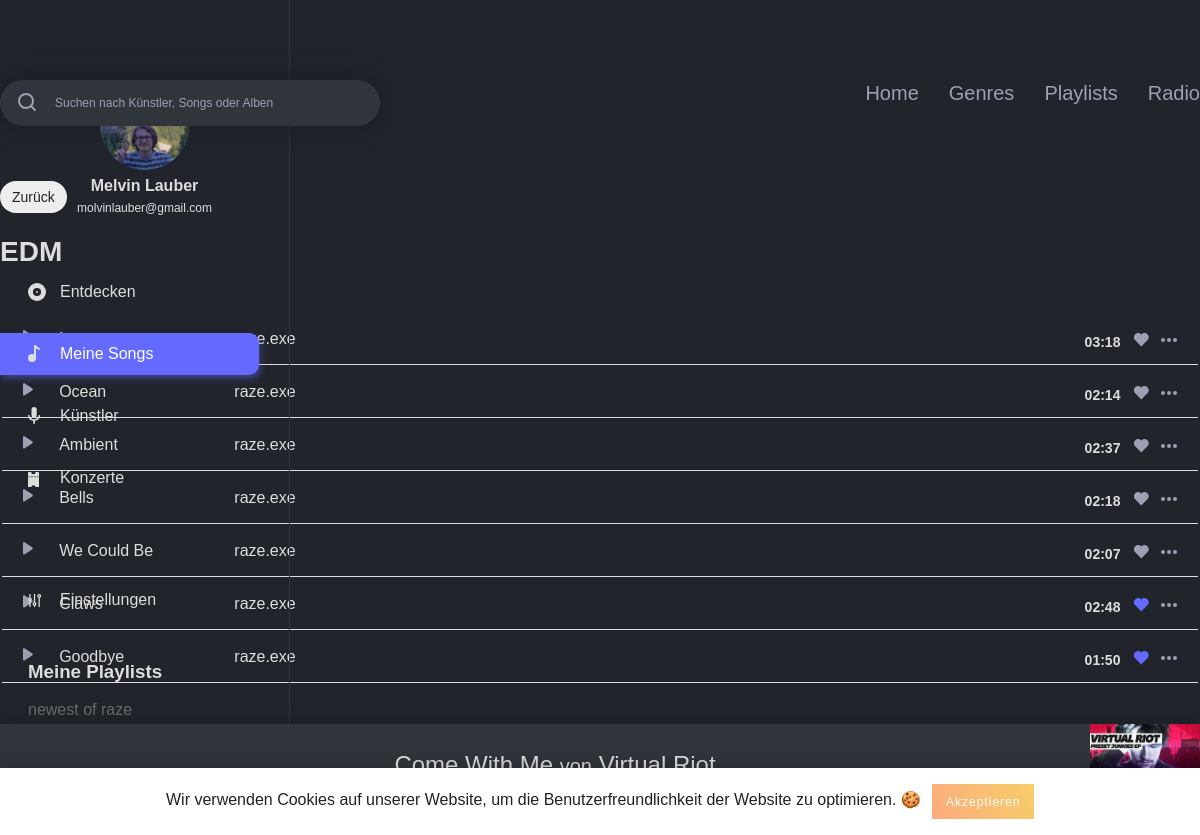
The page /genre_detail.php?genre_id=1 (signed in) on the database its author committed.
### tables this page shows
CREATE TABLE IF NOT EXISTS `users` (
  `id` int(11) NOT NULL AUTO_INCREMENT,
  `username` varchar(255) NOT NULL,
  `email` varchar(255) NOT NULL,
  `firstname` varchar(255) NOT NULL,
  `lastname` varchar(255) NOT NULL,
  `password_hash` varchar(255) NOT NULL,
  `password_token` varchar(255) NOT NULL,
  `is_artist` int(1) NOT NULL,
  `has_darkmode` tinyint(1) NOT NULL,
  PRIMARY KEY (`id`),
  UNIQUE KEY `username` (`username`),
  UNIQUE KEY `email` (`email`)
);

CREATE TABLE IF NOT EXISTS `playlist` (
  `playlist_id` int(11) NOT NULL AUTO_INCREMENT,
  `playlist_name` varchar(255) NOT NULL,
  `user_id` int(11) NOT NULL,
  `playlist_description` text NOT NULL,
  PRIMARY KEY (`playlist_id`),
  KEY `playlist_fk0` (`user_id`)
);

CREATE TABLE IF NOT EXISTS `song` (
  `song_id` int(11) NOT NULL AUTO_INCREMENT,
  `artist_id_link` int(11) NOT NULL,
  `song_name` varchar(255) NOT NULL,
  `album_id_link` int(11) NOT NULL,
  `length` varchar(255) NOT NULL,
  `genre_id` int(11) NOT NULL,
  PRIMARY KEY (`song_id`),
  KEY `song_fk0` (`artist_id_link`),
  KEY `song_fk1` (`album_id_link`),
  KEY `song_fk2` (`genre_id`)
);

CREATE TABLE IF NOT EXISTS `artist` (
  `artist_id` int(11) NOT NULL AUTO_INCREMENT,
  `user_id` int(11) NOT NULL,
  `artist_firstname` varchar(255) NOT NULL,
  `artist_lastname` varchar(255) NOT NULL,
  `biography` text NOT NULL,
  PRIMARY KEY (`artist_id`),
  KEY `artist_fk0` (`user_id`)
);

### includes/start.php (called while the page is built, shortened)
<?php
include 'config.php';
include 'db.php';
if (isset($_SESSION['user']['id']) && !empty($_SESSION['user']['id'])) {
	$statement = $pdo->prepare("SELECT * FROM `users` WHERE `id` = :id");
	$result = $statement->execute(array('id' => $_SESSION['user']['id']));
}
if (isset($_SESSION['user']['has_darkmode']) && $_SESSION['user']['has_darkmode'] == 1) {
	$body_class = 'dark';
}
else {
	$body_class = '';
}
?>

### config.php (called while the page is built)
<?php
$config = array(
	'admin' => TRUE,
	'testing' => FALSE,
	'home' => TRUE,
	'school' => FALSE,
	'limit_upload_songs' => 20
);
$config['genres'] = array(
	1 => 'EDM',
	2 => 'Future Bass',
	3 => 'Dubstep',
	4 => 'Pop',
	5 => 'Metal',
	6 => 'Death Metal',
	7 => 'Rock',
	8 => 'Chill'
);

### genre_detail.php (the view, shortened to what this page needs)
<?php
include 'includes/start.php';
if (isset($_GET['genre_id']) && $_GET['genre_id'] != 0) {
	$genre_id = $_GET['genre_id'];
}
$genre_song_query = "SELECT * FROM `song` songs
					INNER JOIN `artist` artists ON artists.artist_id = songs.artist_id_link
					WHERE `genre_id` = ".$genre_id;
?>
<!DOCTYPE html>
<html lang="de">
	<head>
		<?php include 'includes/meta_data.php'; ?>
	</head>
	<body class="<?php echo $body_class; ?>">
		<?php include 'includes/navigation_left.php'; ?>
		<?php include 'includes/playbar.php'; ?>
		<?php include 'includes/cookie_banner.php'; ?>
		<div class="main_content_wrapper">
			<div class="main_content_inner">
				<?php include 'includes/search_navi.php'; ?>
				<a class="back_link" href="javascript:history.back()"><?php echo BACK; ?></a>
				<h3 class="short_title"><?php echo $config['genres'][$genre_id]; ?></h3>
				<table class="saved_songs_list">
					<tbody>
						<?php
						foreach ($pdo->query($genre_song_query) as $genre_songs_data) {
							if (!empty($genre_songs_data)) {
								$statement_song = $pdo->prepare("SELECT `song_id` FROM `saved_songs` WHERE `song_id` = :song_id");
								$statement_song->bindParam(':song_id', $genre_songs_data['song_id']);
								$statement_song->execute();
								if ($statement_song->rowCount() > 0) {
									$like_class = 'liked';
								}
								else {
									$like_class = '';
								}
								?>
								<tr>
									<td class="play"><img src="img/assets/play.svg" class="svg" alt="play"></td>
									<td class="song_name"><?php echo $genre_songs_data['song_name']; ?></td>
									<td class="artist_name"><a href="artist_detail.php?artist_id=<?php echo $genre_songs_data['artist_id']; ?>"><?php echo $genre_songs_data['artist_firstname'].' '.$genre_songs_data['artist_lastname']; ?></a></td>
									<td class="actions"><span class="like_wrapper like_song like <?php echo $like_class; ?>" data-song=<?php echo $genre_songs_data['song_id']; ?>></span></td>
									<td class="length"><?php echo $genre_songs_data['length']; ?></td>
								</tr>
						<?php
							}
						} ?>
					</tbody>
				</table>
			</div>
		</div>
	</body>

### includes/meta_data.php (shortened to what this page needs)
<link rel="stylesheet" href="css/styles.css">

### includes/navigation_left.php (shortened to what this page needs)
<?php
if(isset($_SESSION['active'])) {
	$active_class = $_SESSION['active'];
}
$query = "SELECT * FROM `users` WHERE `id` = ".$_SESSION['user']['id'];
$playlist_query = "SELECT * FROM `playlist` WHERE `user_id` = ".$_SESSION['user']['id'];
?>
<div class="navigation_left">
	<div class="navigation_wrapper">
		<div class="profile">
			<h3 class="profile_name">
				<?php foreach ($pdo->query($query) as $user_data) {
					echo $user_data['firstname'].' '.$user_data['lastname'];
				} ?>
			</h3>
			<p class="profile_mail">
				<?php foreach ($pdo->query($query) as $user_data) {
					echo $user_data['email'];
				} ?>
			</p>
		</div>
		<div class="main_navigation">
			<ul>
				<li class="navigation_element <?php if($active_class === 'discover') { echo 'active'; } ?>"><a href="index.php"><img class="svg" src="img/assets/discover.svg" alt="<?php echo DISCOVER; ?>"><?php echo DISCOVER; ?></a></li>
				<li class="navigation_element <?php if($active_class === 'my_songs') { echo 'active'; } ?>"><a href="my_songs.php"><img class="svg" src="img/assets/my_songs.svg" alt="<?php echo MY_SONGS; ?>"><?php echo MY_SONGS; ?></a></li>
				<li class="navigation_element <?php if($active_class === 'artists') { echo 'active'; } ?>"><a href="artists.php"><img class="svg" src="img/assets/artists.svg" alt="<?php echo ARTISTS; ?>"><?php echo ARTISTS; ?></a></li>
				<li class="navigation_element <?php if($active_class === 'events') { echo 'active'; } ?>"><a href="events.php"><img class="svg" src="img/assets/events.svg" alt="<?php echo EVENTS; ?>"><?php echo EVENTS; ?></a></li>
				<li class="navigation_element <?php if($active_class === 'settings') { echo 'active'; } ?>"><a href="settings.php"><img class="svg" src="img/assets/settings_nav.svg" alt="<?php echo SETTINGS; ?>"><?php echo SETTINGS; ?></a></li>
			</ul>
		</div>
		<div class="playlist_wrapper">
			<h3 class="playlist_title"><?php echo MY_PLAYLISTS; ?></h3>
			<ul>
				<?php foreach ($pdo->query($playlist_query) as $playlist_data) { ?>
					<li class="playlist_element"><a href="playlist_overview.php?playlist_id=<?php echo $playlist_data['playlist_id']; ?>"><?php echo $playlist_data['playlist_name']; ?></a></li>
				<?php } ?>
			</ul>
		</div>
	</div>
</div>

### includes/playbar.php (shortened to what this page needs)
<div class="audio-player" style="position: fixed; bottom: 0; height: 111px; width: 100%; background: #fff; box-shadow: 0 -5px 14px rgba(0,0,0,0.16); z-index: 100;">
	<div class="player-controls scrubber">
		<p><a href="album_overview.php?album_id=1">Come With Me </a><small>von</small> <a href="artist_detail.php?artist_id=1">Virtual Riot</a></p>
		<span id="seekObjContainer">
		</span>
		<br>
	</div>
</div>

### includes/cookie_banner.php (shortened to what this page needs)
<div id="js-cookie-box" class="cookie-box cookie-box--hide">
Wir verwenden Cookies auf unserer Website, um die Benutzerfreundlichkeit der Website zu optimieren. 🍪 <span id="js-cookie-button" class="cookie-button">Akzeptieren</span>
</div>

### includes/search_navi.php (shortened to what this page needs)
<div id="search_navigation_wrap">
	<div class="search">
		<form class="search_form" action="" method="post">
			<input class="search_field" type="text" name="search" placeholder="Suchen nach Künstler, Songs oder Alben">
		</form>
	</div>
	<div id="navigation">
		<ul>
			<li class="main_navigation_element <?php if($active_class_meta === 'discover') { echo 'active'; } ?>"><a href="index.php"><?php echo HOME; ?></a></li>
			<li class="main_navigation_element <?php if($active_class_meta === 'genres') { echo 'active'; } ?>"><a href="genres.php"><?php echo GENRES; ?></a></li>
			<li class="main_navigation_element <?php if($active_class_meta === 'playlists') { echo 'active'; } ?>"><a href="playlists.php"><?php echo PLAYLISTS; ?></a></li>
			<li class="main_navigation_element <?php if($active_class_meta === 'radio') { echo 'active'; } ?>"><a href="radio.php"><?php echo RADIO; ?></a></li>
		</ul>
	</div>
</div>

### css/_config.css (style rules this page uses)
:root { --primary-color: #636AFD; --primary-color_light: #e0e1ff; --text: #222; --navigation_left: #6B6B6B; --border: #C7C7C7; --light_text: #9D9FB3; --button: #ededed; --border-bottom: #707070; --background_dark_mode: #21252B; --dark_mode_border: #30353B; --dark_mode_input: #30353B; --dark_mode_light: #DDDDDD; --standard_shadow: 0 3px 27px rgba(0,0,0,0.39); --standard_radius: 13px; --standard_transition: all 0.3s ease; }

### css/_basic.css (style rules this page uses)
body { font-family: 'DM Sans', sans-serif; margin: 0; padding: 0; color: var(--text); -webkit-font-smoothing: antialiased; -moz-osx-font-smoothing: grayscale; }
h3 { margin: 0; padding: 0; }
h3.short_title { font-size: 28px; line-height: 37px; font-weight: 700; color: var(--text); margin-bottom: 40px; }
ul { padding: 0; margin: 0; }
.back_link { display: inline-block; font-size: 14px; background: var(--button); color: var(--text); text-decoration: none; border-radius: 50px; padding: 8px 12px; text-align: center; box-sizing: border-box; margin-bottom: 20px; }
.main_content_wrapper { padding-top: 80px; }
.main_content_inner { max-width: 1200px; margin: 0 auto; padding-bottom: 150px; box-sizing: border-box; }
.profile { text-align: center; }
.audio-player { text-align: center; display: flex; flex-flow: row; }
.audio-player .player-controls { align-items: center; justify-content: center; flex: 3; }
.audio-player .player-controls p, .audio-player .player-controls p a { font-size: 24px; line-height: 32px; text-decoration: none; color: var(--text); margin: 0; margin-top: 25px; }

### css/_content.css (style rules this page uses)
#search_navigation_wrap { margin-bottom: 55px; }
.search { float: left; position: relative; width: 380px; }
#navigation { float: right; }
#navigation ul li.main_navigation_element { float: left; font-size: 20px; line-height: 26px; color: var(--light_text); margin-left: 30px; list-style-type: none; }
#navigation ul li.main_navigation_element a { text-decoration: none; color: inherit; }
#navigation ul li.main_navigation_element:first-child { margin-left: 0; }
#search_navigation_wrap .search { position: relative; z-index: 1; }
#search_navigation_wrap .search .search_form .search_field { font-size: 12px; line-height: 16px; color: var(--light_text); width: 100%; padding: 15px 20px; padding-left: 55px; border: none; -webkit-border-radius: 23px; -moz-border-radius: 23px; -o-border-radius: 23px; border-radius: 23px; box-shadow: 0 0 26px rgba(0,0,0,0.3); box-sizing: border-box; }
#search_navigation_wrap .search .search_form input.search_field::placeholder { font-size: 12px; line-height: 16px; color: var(--light_text); }
.cookie-box { position: fixed; left: 0; right: 0; bottom: 0; z-index: 9999; text-align: center; padding: 1rem 2rem; background: #fff; transition: all 0.75s cubic-bezier(0.19, 1, 0.22, 1); box-shadow: 0 -5px 14px rgba(0,0,0,0.16); }
.cookie-button { display: inline-block; cursor: pointer; padding: 0.65rem 0.85rem; margin-left: 0.45rem; color: #fff; font-size: 0.75rem; letter-spacing: 1px; background-image: linear-gradient(62deg, #fbab7E 0%, #f7ce68 100%); }

### css/_songs.css (style rules this page uses)
.saved_songs_list { width: 100%; }
.saved_songs_list tr { display: inline-block; width: 100%; padding: 14.5px 20px; box-sizing: border-box; border-bottom: 1px solid var(--border-bottom); }
.saved_songs_list tr td { display: inline-block; }
.saved_songs_list tr td.play { margin-right: 20px; }
.saved_songs_list tr td.song_name, .saved_songs_list tr td.artist_name a, .saved_songs_list tr td.artist_name a:hover { font-size: 16px; line-height: 21px; font-weight: 400; color: var(--text); margin-right: 30px; width: 12%; text-decoration: none; }
.saved_songs_list tr td.artist_name a { color: var(--light_text); }
.saved_songs_list tr td.actions, .saved_songs_list tr td.length { float: right; }
.saved_songs_list tr td.length { position: relative; top: 5px; font-size: 14px; line-height: 18px; font-weight: 700; color: var(--text); margin-right: 12px; }
.saved_songs_list tr td.actions .like { margin-right: 12px; position: relative; top: 5px; }

### rows shown on the page
users: firstname "Melvin", lastname "Lauber", email "molvinlauber@gmail.com"
playlist: playlist_name "newest of raze"
song: artist_id_link.artist_firstname "raze.exe", length "03:18"
song: song_name "Ocean", artist_id_link.artist_firstname "raze.exe", length "02:14"
song: song_name "Ambient", artist_id_link.artist_firstname "raze.exe", length "02:37"
song: song_name "Bells", artist_id_link.artist_firstname "raze.exe", length "02:18"
song: song_name "We Could Be", artist_id_link.artist_firstname "raze.exe", length "02:07"
song: song_name "Claws", artist_id_link.artist_firstname "raze.exe", length "02:48"
song: song_name "Goodbye", artist_id_link.artist_firstname "raze.exe", length "01:50"

### other values the page prints
DISCOVER "Entdecken"
MY_SONGS "Meine Songs"
ARTISTS "Künstler"
EVENTS "Konzerte"
SETTINGS "Einstellungen"
MY_PLAYLISTS "Meine Playlists"
HOME "Home"
GENRES "Genres"
PLAYLISTS "Playlists"
RADIO "Radio"
BACK "Zurück"
$config['genres'][$genre_id] "EDM"
